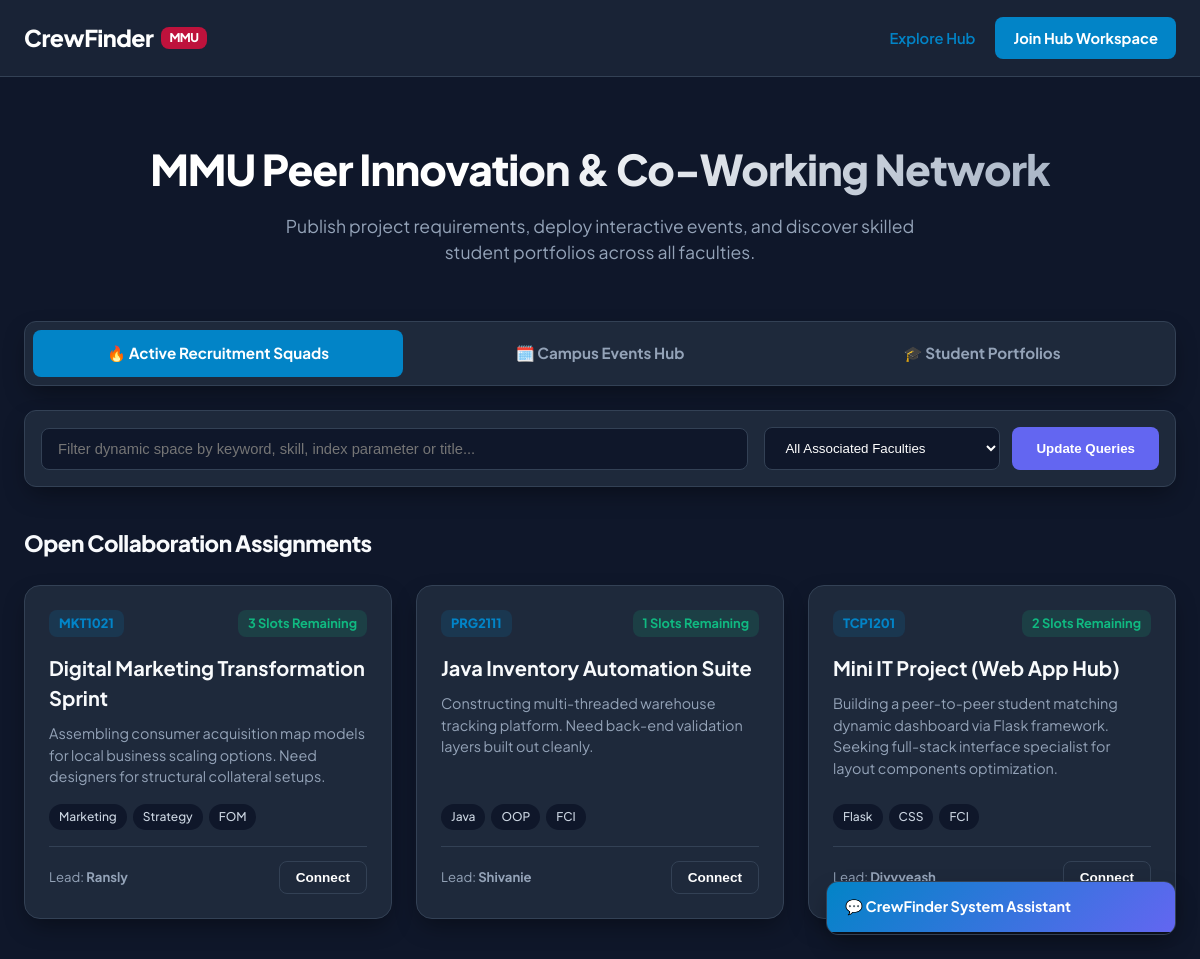
The page / on the database its author committed.
### models.py (models this page shows, shortened)
class Project(db.Model):
    id = db.Column(db.Integer, primary_key=True)
    subject_code = db.Column(db.String(10), nullable=False)
    title = db.Column(db.String(100), nullable=False)
    description = db.Column(db.Text, nullable=False)
    tags = db.Column(db.String(100), nullable=False)
    slots_open = db.Column(db.Integer, default=2)
    user_id = db.Column(db.Integer, db.ForeignKey('user.id'), nullable=False)
    date_posted = db.Column(db.DateTime, default=datetime.utcnow)

class User(db.Model, UserMixin):
    id = db.Column(db.Integer, primary_key=True)
    username = db.Column(db.String(50), unique=True, nullable=False)
    email = db.Column(db.String(120), unique=True, nullable=False)
    password_hash = db.Column(db.String(256), nullable=False)
    course = db.Column(db.String(100), default="Faculty of Computing & Informatics (FCI)")
    semester = db.Column(db.String(20), default="Trimester 1, Year 2")
    bio = db.Column(db.Text, default="MMU student looking to collaborate on innovative software developments and engineering assignments.")
    skills = db.Column(db.String(200), default="Python, HTML, CSS")
    avatar_seed = db.Column(db.String(50), default="adventurer") # Used to fetch random high-quality avatars
    projects = db.relationship('Project', backref='author', lazy=True)
    events = db.relationship('Event', backref='creator', lazy=True)

### app.py (the view)
@app.route('/')
def index():
    search_query = request.args.get('search', '')
    faculty_filter = request.args.get('faculty', '')
    active_tab = request.args.get('tab', 'crews') # Tab router context toggle
    p_query = Project.query
    if search_query:
        p_query = p_query.filter((Project.title.contains(search_query)) | (Project.subject_code.contains(search_query)))
    if faculty_filter:
        p_query = p_query.filter(Project.tags.contains(faculty_filter.upper()))
    projects = p_query.order_by(Project.date_posted.desc()).all()
    e_query = Event.query
    if search_query:
        e_query = e_query.filter((Event.title.contains(search_query)) | (Event.description.contains(search_query)))
    events = e_query.order_by(Event.date_created.desc()).all()
    u_query = User.query
    if search_query:
        u_query = u_query.filter((User.username.contains(search_query)) | (User.skills.contains(search_query)))
    users = u_query.all()
    return render_template('index.html',
                           projects=projects,
                           events=events,
                           users=users,
                           search_query=search_query,
                           faculty_filter=faculty_filter,
                           active_tab=active_tab)

### templates/index.html (shortened to what this page needs)
<!DOCTYPE html>
<html lang="en">
<head>
    <link rel="stylesheet" href="{{ url_for('static', filename='style.css') }}">
</head>
<body class="dashboard-body">
    <nav class="navbar">
        <div class="nav-container">
            <a href="{{ url_for('index') }}" class="nav-logo">CrewFinder <span class="mmu-tag">MMU</span></a>
            <div class="nav-links">
                <a href="{{ url_for('index', tab='crews') }}" class="{% if active_tab == 'crews' %}active{% endif %}">Explore Hub</a>
                {% if current_user.is_authenticated %}
                    <a href="#" onclick="toggleModal('projectModal', true)">Recruit Crew</a>
                    <a href="#" onclick="toggleModal('eventModal', true)">Host Event</a>
                    <span class="user-pill">⚡ {{ current_user.username }}</span>
                    <a href="{{ url_for('logout') }}" class="btn-nav-login logout-btn">Sign Out</a>
                {% else %}
                    <a href="{{ url_for('login') }}" class="btn-nav-login">Join Hub Workspace</a>
                {% endif %}
            </div>
        </div>
    </nav>
    <main class="dashboard-container">
        <header class="dashboard-hero">
            <h1>MMU Peer Innovation & Co-Working Network</h1>
            <p>Publish project requirements, deploy interactive events, and discover skilled student portfolios across all faculties.</p>
        </header>
        <div class="hub-tabs-container">
            <a href="{{ url_for('index', tab='crews', search=search_query, faculty=faculty_filter) }}" class="tab-link {% if active_tab == 'crews' %}active{% endif %}">🔥 Active Recruitment Squads</a>
            <a href="{{ url_for('index', tab='events', search=search_query, faculty=faculty_filter) }}" class="tab-link {% if active_tab == 'events' %}active{% endif %}">🗓️ Campus Events Hub</a>
            <a href="{{ url_for('index', tab='portfolios', search=search_query, faculty=faculty_filter) }}" class="tab-link {% if active_tab == 'portfolios' %}active{% endif %}">🎓 Student Portfolios</a>
        </div>
        <form method="GET" action="{{ url_for('index') }}" class="search-filter-section">
            <div class="search-box">
                <input type="text" name="search" value="{{ search_query }}" placeholder="Filter dynamic space by keyword, skill, index parameter or title...">
            </div>
            <div class="filter-dropdowns">
                <select name="faculty">
                    <option value="">All Associated Faculties</option>
                </select>
                <button type="submit" class="btn-filter-search">Update Queries</button>
            </div>
        </form>
        {% if active_tab == 'crews' %}
        <section class="listings-section">
            <h2 class="section-title">Open Collaboration Assignments</h2>
            <div class="listings-grid">
                {% for project in projects %}
                <div class="project-card">
                    <div class="card-header">
                        <span class="subject-badge">{{ project.subject_code }}</span>
                        <span class="spots-badge open">{{ project.slots_open }} Slots Remaining</span>
                    </div>
                    <h3>{{ project.title }}</h3>
                    <p class="project-desc">{{ project.description }}</p>
                    <div class="project-tags">
                        {% for tag in project.tags.split(',') %}<span>{{ tag }}</span>{% endfor %}
                    </div>
                    <div class="card-footer">
                        <span class="posted-by">Lead: <strong>{{ project.author.username }}</strong></span>
                        <button class="btn-join" onclick="alert('Collaboration request safely routed to author workspace!')">Connect</button>
                    </div>
                </div>
                {% endfor %}
            </div>
        </section>
        {% endif %}
    </main>
    <div class="chat-widget" id="chatWidget">
        <div class="chat-header" onclick="toggleChat()">
            <h4>💬 CrewFinder System Assistant</h4>
        </div>
        <div class="chat-body" id="chatBody">
        </div>
    </div>
</body>
</html>

### rows shown on the page
Project: subject_code "MKT1021", slots_open "3", title "Digital Marketing Transformation Sprint", description "Assembling consumer acquisition map models for local business scaling options. Need designers for structural collateral setups.", tag "Marketing" "Strategy" "FOM", author.username "Ransly"
Project: subject_code "PRG2111", slots_open "1", title "Java Inventory Automation Suite", description "Constructing multi-threaded warehouse tracking platform. Need back-end validation layers built out cleanly.", tag "Java" "OOP" "FCI", author.username "Shivanie"
Project: subject_code "TCP1201", slots_open "2", title "Mini IT Project (Web App Hub)", description "Building a peer-to-peer student matching dynamic dashboard via Flask framework. Seeking full-stack interface specialist for layout components optimization.", tag "Flask" "CSS" "FCI", author.username "Divyyeash"
